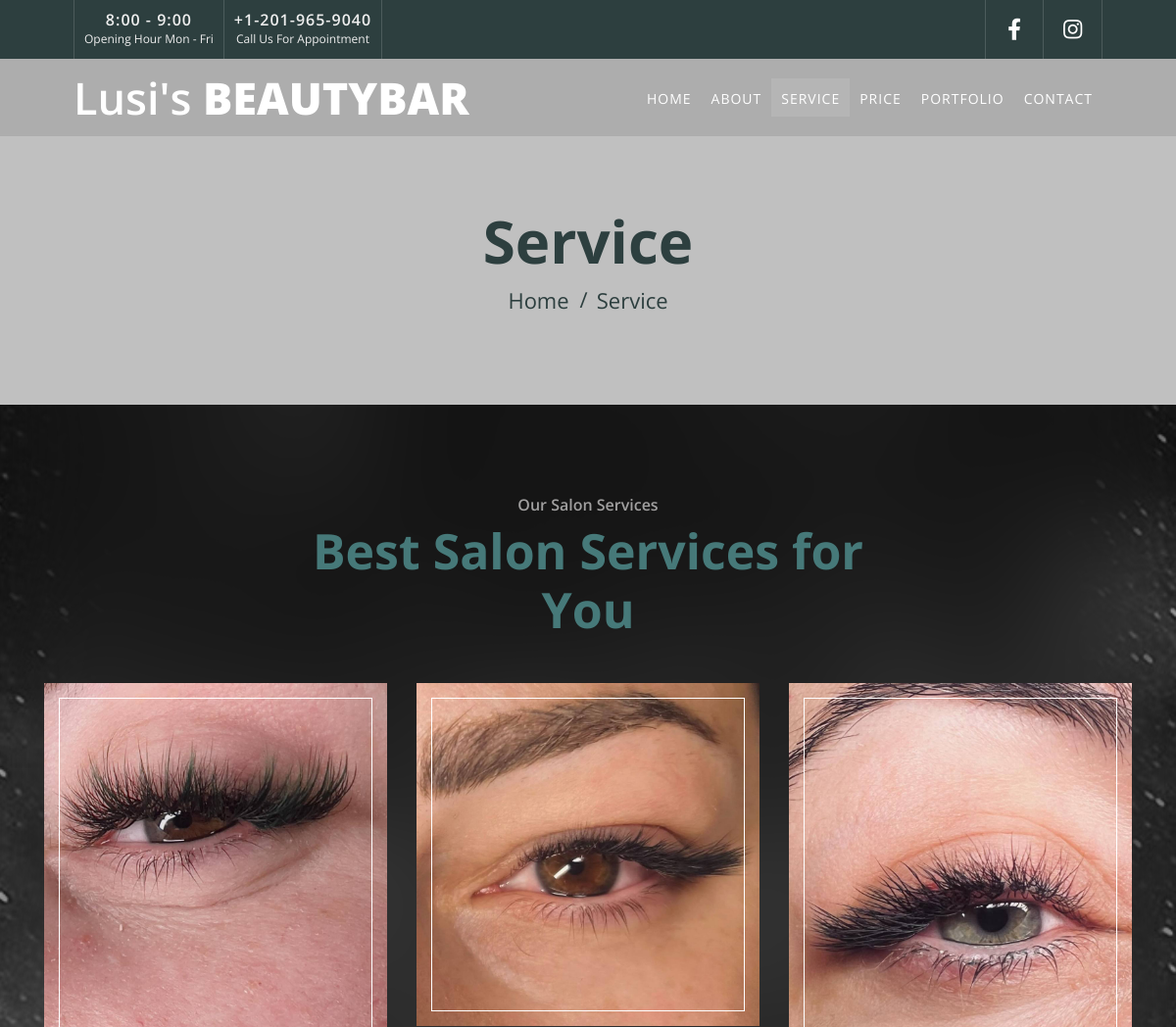
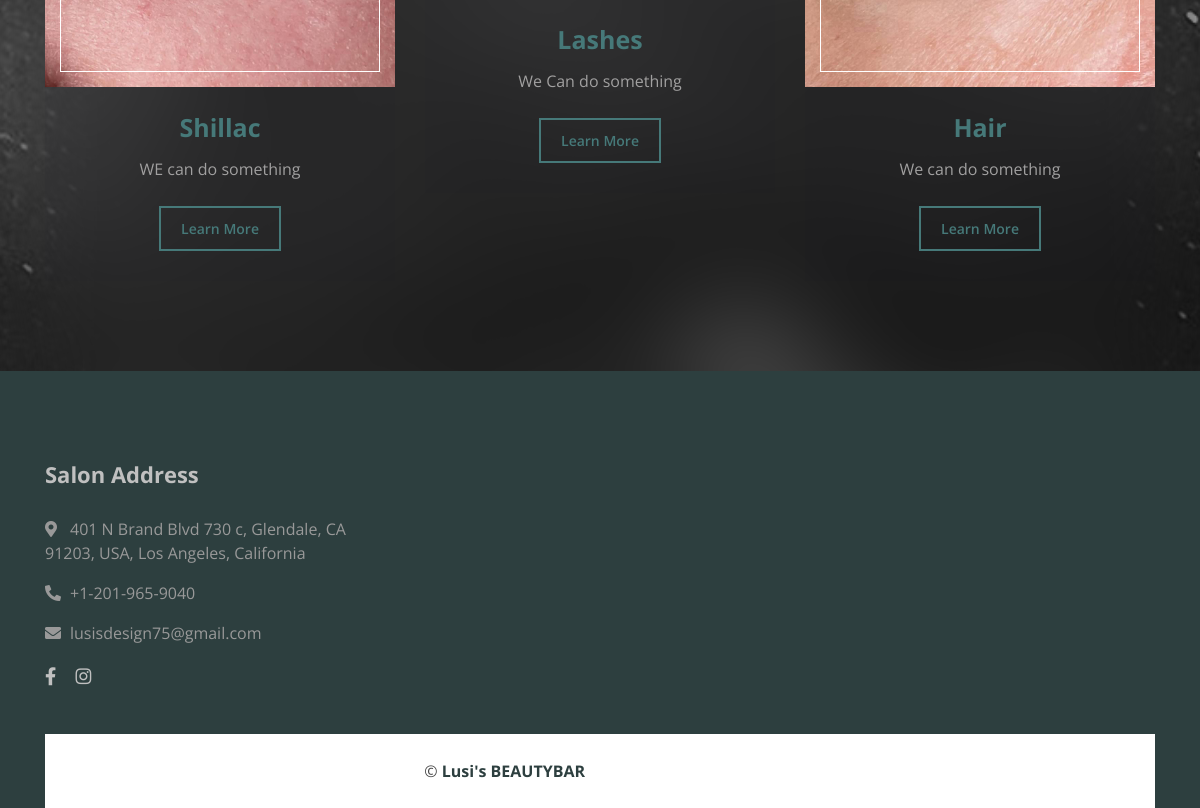
Page /main/service on the earlier database version (2 pictures, top to bottom).
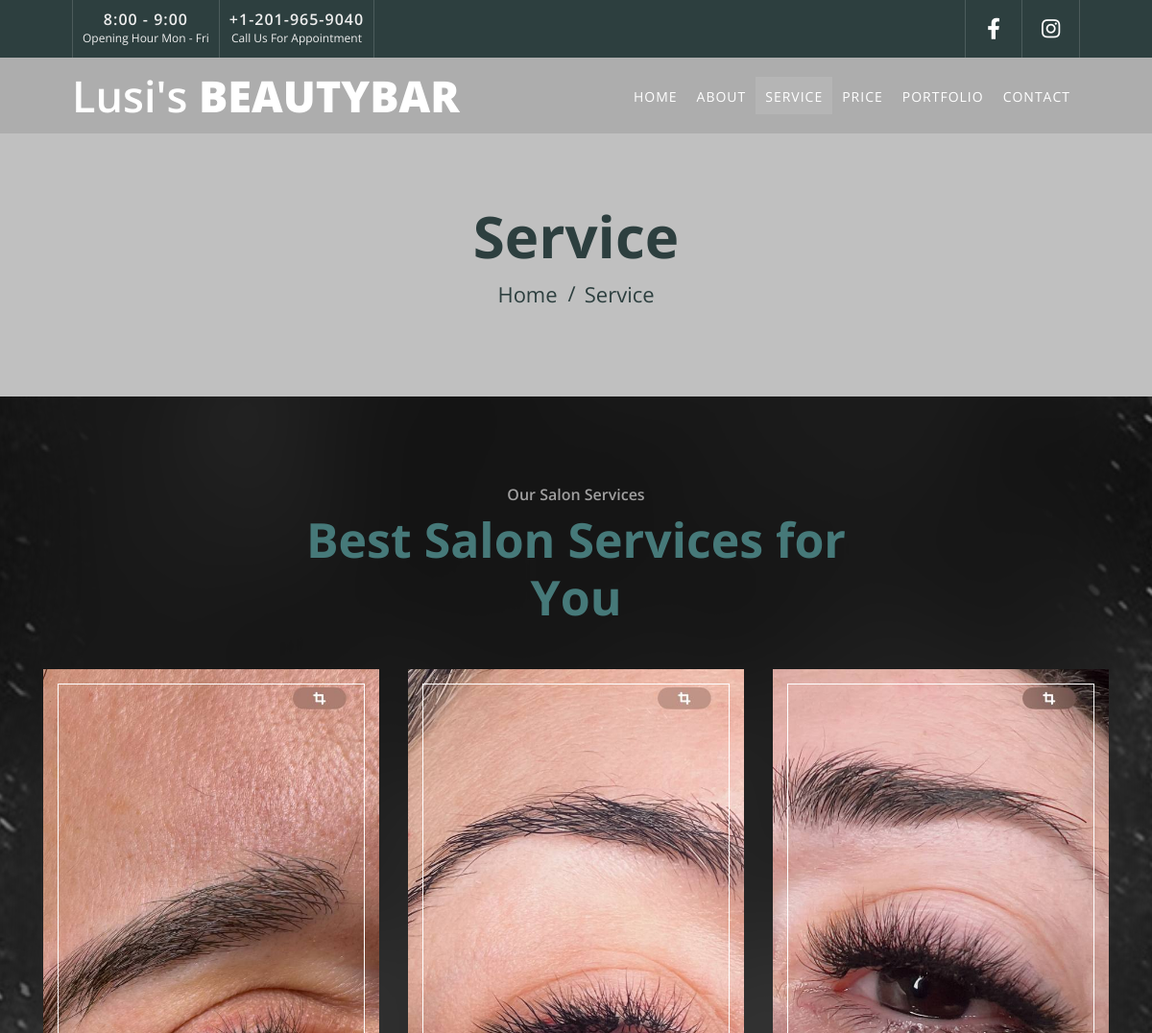
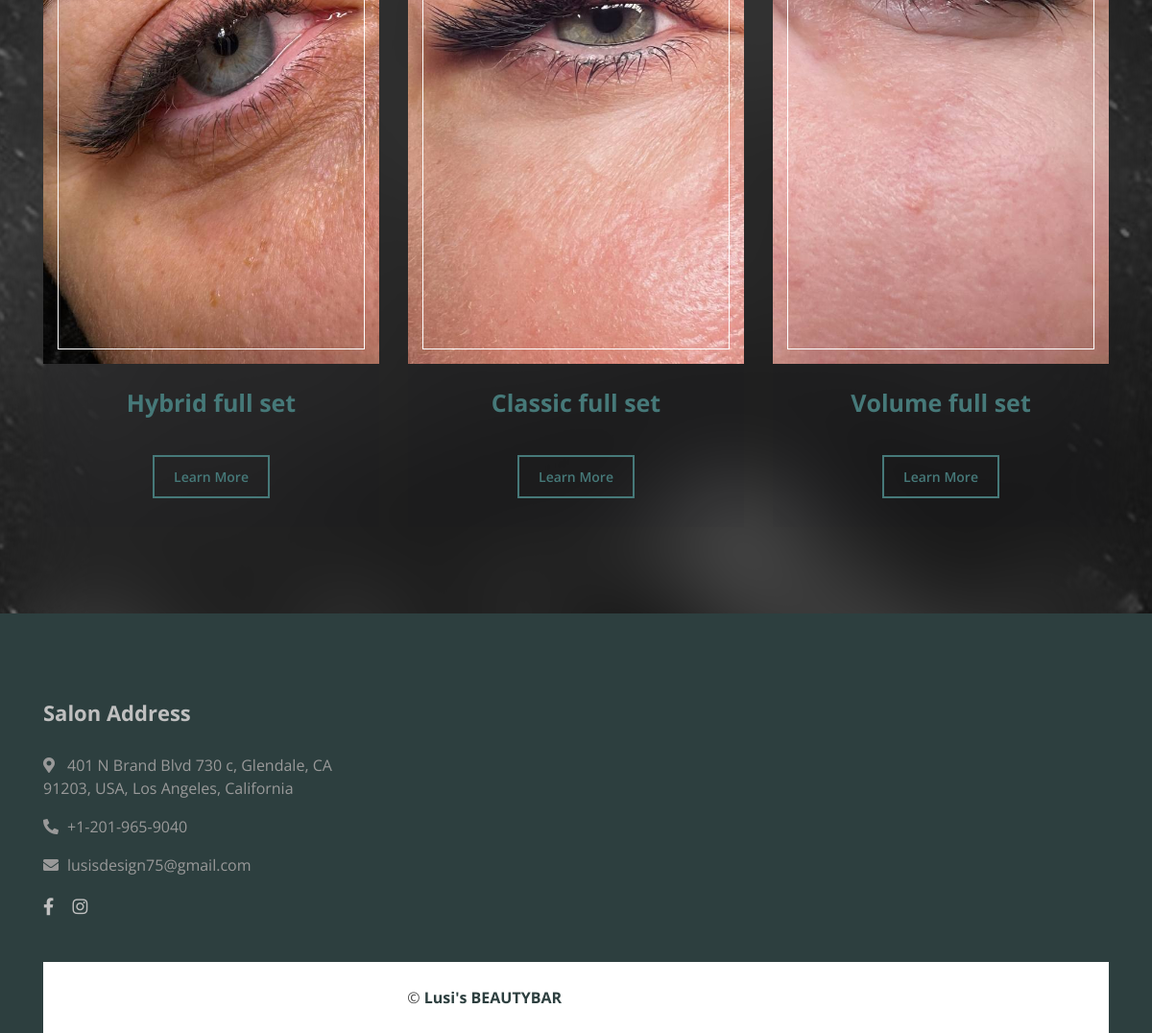
Same page on the later database version (2 pictures, top to bottom).
### main/models.py (models this page shows, shortened)
class Service(models.Model):
    service_topic = models.CharField("Service topic", max_length = 60)
    text = models.TextField("Service text", blank=True, null=True)
    image = models.ImageField("Service image", upload_to='images/')

### main/views.py (the view)
# urls.py: path('main/service', views.service, name = 'service'),
def service(request):
    service = Service.objects.all()
    return render(request, 'main/service.html', context={
        'service':service,
        'link':'service'
    })

### main/templates/main/service.html
{% extends 'base.html' %}
{% block content %}
        <div class="page-header">
            <div class="container">
                <div class="row">
                    <div class="col-12">
                        <h2>Service</h2>
                    </div>
                    <div class="col-12">
                        <a href="{% url 'index' %}">Home</a>
                        <a href="{% url 'service' %}">Service</a>
                    </div>
                </div>
            </div>
        </div>
        <div class="service">
            <div class="container">
                <div class="section-header text-center">
                    <p>Our Salon Services</p>
                    <h2>Best Salon Services for You</h2>
                </div>
                <div class="row">
                    {% for i in service %}
                        <div class="col-lg-4 col-md-6">
                            <div class="service-item">
                                <div class="service-img">
                                    <img src="{{ i.image.url }}" alt="Image">
                                </div>
                                <h3>{{ i.service_topic }}</h3>
                                <p>
                                    {{ i.text }}
                                </p>
                                <a class="btn" href="">Learn More</a>
                            </div>
                        </div>
                    {% endfor %}
                </div>
            </div>
        </div>
{% endblock %}

### main/templates/base.html (shortened to what this page needs)
{% load static %}
<!DOCTYPE html>
<html lang="en">
    <head>
        <link href="https://stackpath.bootstrapcdn.com/bootstrap/4.4.1/css/bootstrap.min.css" rel="stylesheet">
        <link href="https://cdnjs.cloudflare.com/ajax/libs/font-awesome/5.10.0/css/all.min.css" rel="stylesheet">
        <link href="{% static 'lib/animate/animate.min.css' %}" rel="stylesheet">
        <link href="{% static 'lib/owlcarousel/assets/owl.carousel.min.css' %}" rel="stylesheet">
        <link href="{% static 'lib/lightbox/css/lightbox.min.css' %}" rel="stylesheet">
        <link href="{% static 'css/style.css' %}" rel="stylesheet">
    </head>
    <body>
        <div class="top-bar d-none d-md-block">
            <div class="container-fluid">
                <div class="row">
                    <div class="col-md-6">
                        <div class="top-bar-left">
                            <div class="text">
                                <h2>8:00 - 9:00</h2>
                                <p>Opening Hour Mon - Fri</p>
                            </div>
                            <div class="text">
                                <h2>+1-201-965-9040</h2>
                                <p>Call Us For Appointment</p>
                            </div>
                        </div>
                    </div>
                    <div class="col-md-6">
                        <div class="top-bar-right">
                            <div class="social">
                                <a href="https://www.facebook.com/lusine.babayan.98/"> <i class="fab fa-facebook-f"></i></a>
                                <a href="https://www.instagram.com/lusi.babayan.beauty/?igsh=bjVjb21hczN5dzV4"><i class="fab fa-instagram"></i></a>
                            </div>
                        </div>
                    </div>
                </div>
            </div>
        </div>
        <div class="navbar navbar-expand-lg bg-dark navbar-dark">
            <div class="container-fluid">
                <a href="{% url 'index' %}" class="navbar-brand">Lusi's <span>BEAUTYBAR</span></a>
                <div class="collapse navbar-collapse justify-content-between" id="navbarCollapse">
                    <div class="navbar-nav ml-auto">
                        <a href="{% url 'index' %}" class="nav-item nav-link {% if link == 'index' %}active{% endif %}">Home</a>
                        <a href="{% url 'about' %}" class="nav-item nav-link {% if link == 'about' %}active{% endif %}">About</a>
                        <a href="{% url 'service' %}" class="nav-item nav-link {% if link == 'service' %}active{% endif %}">Service</a>
                        <a href="{% url 'price' %}" class="nav-item nav-link {% if link == 'price' %}active{% endif %}">Price</a>
                        <a href="{% url 'portfolio' %}" class="nav-item nav-link {% if link == 'portfolio' %}active{% endif %}">Portfolio</a>
                        <a href="{% url 'contact' %}" class="nav-item nav-link {% if link == 'contact' %}active{% endif %}">Contact</a>
                    </div>
                </div>
            </div>
        </div>
{% block content %} {% endblock %}
        <div class="footer">
            <div class="container">
                <div class="row">
                    <div class="col-lg-7">
                        <div class="row">
                            <div class="col-md-6">
                                <div class="footer-contact">
                                    <h2>Salon Address</h2>
                                    <p><i class="fa fa-map-marker-alt"></i>401 N Brand Blvd 730 c, Glendale, CA 91203, USA, Los Angeles, California</p>
                                    <p><i class="fa fa-phone-alt"></i>+1-201-965-9040</p>
                                    <p><i class="fa fa-envelope"></i>lusisdesign75@gmail.com</p>
                                    <div class="footer-social">
                                        <a href="https://www.facebook.com/lusine.babayan.98/"><i class="fab fa-facebook-f"></i></a>
                                        <a href="https://www.instagram.com/lusi.babayan.beauty/?igsh=bjVjb21hczN5dzV4"><i class="fab fa-instagram"></i></a>
                                    </div>
                                </div>
                            </div>
                        </div>
                    </div>
                </div>
            </div>
            <div class="container copyright">
                <div class="row">
                    <div class="col-md-6">
                        <p>&copy; <a href="{% url 'index' %}">Lusi's <span>BEAUTYBAR</span></a></p>
                    </div>
                </div>
            </div>
        </div>
    </body>
</html>

Differences in the rows shown:
removed Service: image (picture), service_topic "Shillac", text "WE can do something"
removed Service: image (picture), service_topic "Lashes", text "We Can do something"
removed Service: image (picture), service_topic "Hair", text "We can do something"
added Service: image (picture), service_topic "Hybrid full set"
added Service: image (picture), service_topic "Classic full set"
added Service: image (picture), service_topic "Volume full set"
